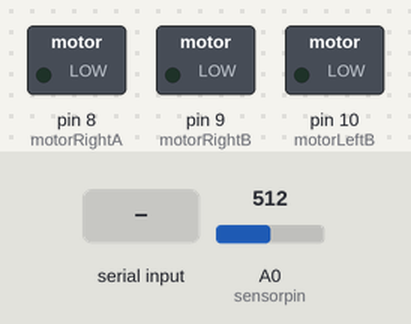
Bench run of a sketch on a simulated Arduino Uno, built with avr-gcc and run on an emulated ATmega328P. On the bench: switched loads named in the sketch (green lamp = pin HIGH). Inputs (shaded band) come from the test bench; at power-on: A0 (sensorpin) = 512.

Above: at 1.2 s.
1.3 s: "F" received over Serial
At 1.8 s:
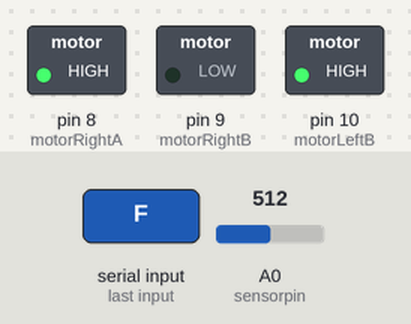
2.8 s: "R" received over Serial
At 3.9 s:
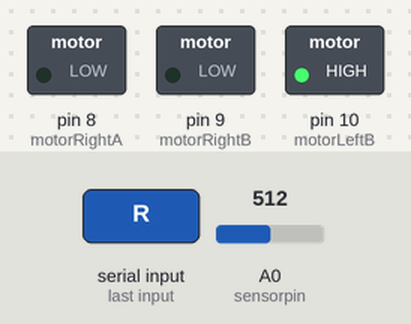
4.3 s: "L" received over Serial
At 5.2 s:
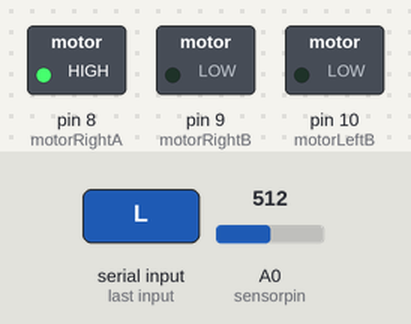
5.8 s: "I" received over Serial
At 6.2 s:
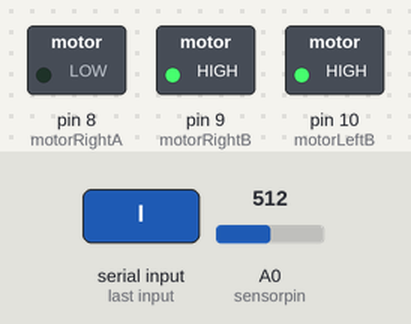
7.3 s: "B" received over Serial
At 8.5 s:
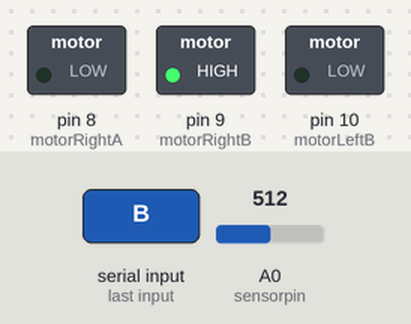
8.8 s: "S" received over Serial
At 9.9 s:
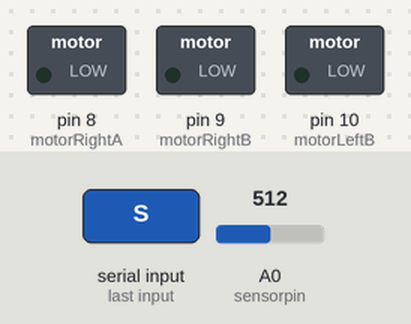
Timing chart, 0 to 11.3 s (numbered marks = the images above; inputs shaded):
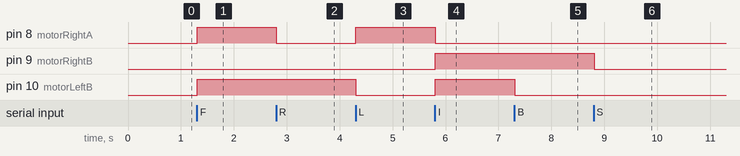

Measured:
- after the input at 1.3 s, pin 8 (motorRightA), pin 10 (motorLeftB): LOW → HIGH at once
- after the input at 2.8 s, pin 8 (motorRightA): HIGH → LOW at once
- after the input at 4.3 s, pin 8 (motorRightA): LOW → HIGH at once; pin 10 (motorLeftB): HIGH → LOW at once
- after the input at 5.8 s, pin 8 (motorRightA): HIGH → LOW at once; pin 9 (motorRightB), pin 10 (motorLeftB): LOW → HIGH at once
- after the input at 7.3 s, pin 10 (motorLeftB): HIGH → LOW at once
- after the input at 8.8 s, pin 9 (motorRightB): HIGH → LOW at once

The sketch:

project_final.ino
```cpp
#include <TinyGPSPlus.h>
#include<SoftwareSerial.h>
#define sensorpin A0
int rx = 3, tx = 4,RX=5,TX=6;
SoftwareSerial bluetooth(rx, tx);
SoftwareSerial gpsport(RX, TX);
TinyGPSPlus gps;
int motorRightA = 8;    //Right Motor-clockwise
int motorRightB = 9;   //Right Motor-anticlockwise
int motorLeftA = 11;    //Left Motor-clockwise
int motorLeftB = 10;    //Left Motor-
char bt = 0;       //Bluetooth Control
void setup()
{

  pinMode(motorRightA, OUTPUT);
  pinMode(motorRightB, OUTPUT);
  pinMode(motorRightB, OUTPUT);
  pinMode(motorLeftB, OUTPUT);
  bluetooth.begin(9600);
  gpsport.begin(9600);
  Serial.begin(9600);
}
void loop() {

  control();
  temperature();
  speedometer();
}

// All the Controls of the Soccer Bot
void control() {
  if (Serial.available() > 0)
  {
    bt = Serial.read();
    if (bt == 'F')       //move forwards
    {
      digitalWrite(motorRightA, HIGH);
      digitalWrite(motorLeftA,  0);
      digitalWrite(motorRightB, LOW);
      digitalWrite(motorLeftB, 1);

    }

    else if (bt == 'S')     //stop!
    {
      digitalWrite(motorRightA, LOW);
      digitalWrite(motorRightB, LOW);
      digitalWrite(motorLeftA, LOW);
      digitalWrite(motorLeftB, LOW);

    }
    else if (bt == 'R')    //right
    {
      digitalWrite(motorRightA, LOW);
      digitalWrite(motorRightB, LOW);
      digitalWrite(motorLeftA, 0);
      digitalWrite(motorLeftB, 1);

    }
    else if (bt == 'L')     //left
    {
      digitalWrite(motorRightA, HIGH);
      digitalWrite(motorRightB, LOW);
      digitalWrite(motorLeftA, LOW);
      digitalWrite(motorLeftB, LOW);

    }
    else if (bt == 'G')    //forward right
    {
      digitalWrite(motorRightA, HIGH);
      digitalWrite(motorRightB, LOW);
      digitalWrite(motorLeftA, 1);
      digitalWrite(motorLeftB, 0);

    }
    else if (bt == 'I')    //forward left
    {
      digitalWrite(motorRightA, LOW);
      digitalWrite(motorRightB, HIGH);
      digitalWrite(motorLeftA, 0);
      digitalWrite(motorLeftB, 1);

    }
    else if (bt == 'B')       //move backwards
    {
      digitalWrite(motorRightB, HIGH);
      digitalWrite(motorLeftB, 0);
      digitalWrite(motorRightA, LOW);
      digitalWrite(motorLeftA, 1);


    }
  }
}
void temperature() {
  float tempC =((analogRead(sensorpin) * (5.0 / 1024.0))*100);
//  int randnumber=random(0,10);
  bluetooth.print(tempC/2);
  bluetooth.print(";"); // send semicolon as termination character

}

void speedometer() {
//  if(gps.encode(gpsport.read())){
//    bluetooth.print(gps.speed.kmph());
//    bluetooth.print(";");
//    bluetooth.print(gps.location.lat(), 6);
//     bluetooth.print(";");
//    bluetooth.print(gps.location.lng(), 6);
//     bluetooth.print(";");
//  }

}
```
